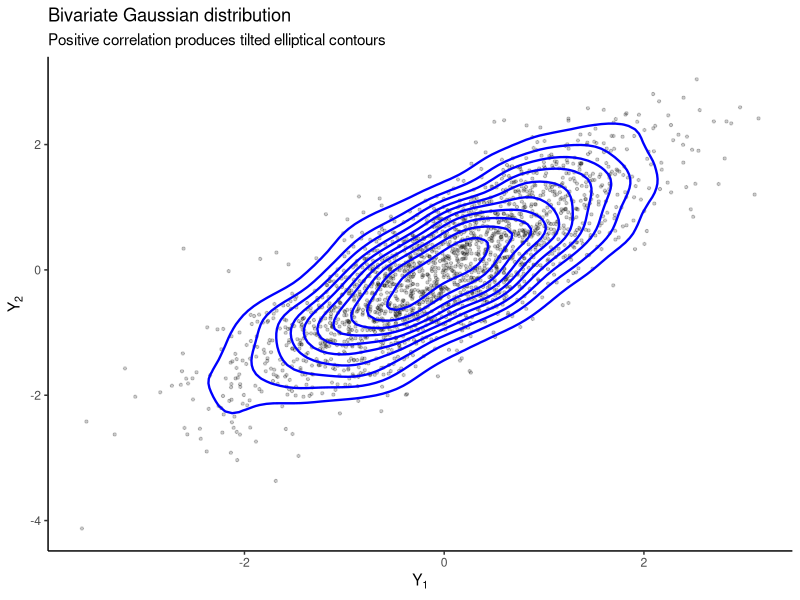
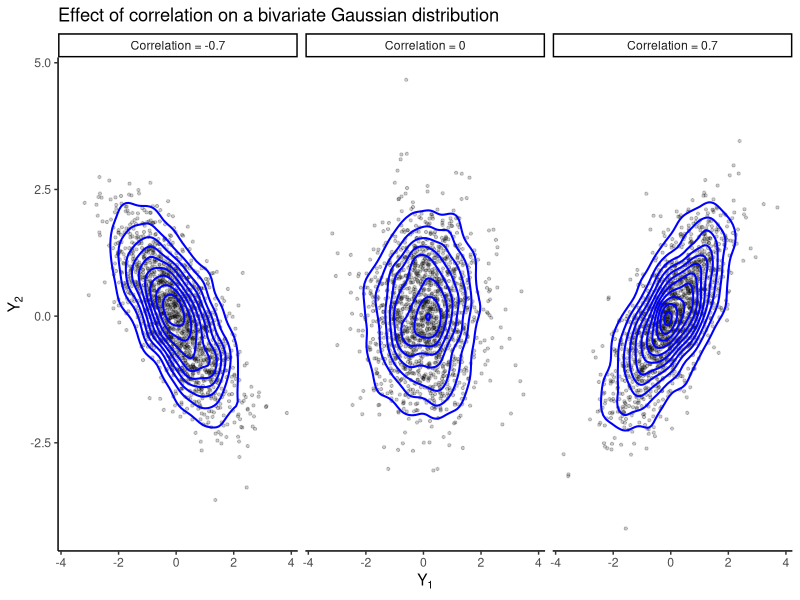
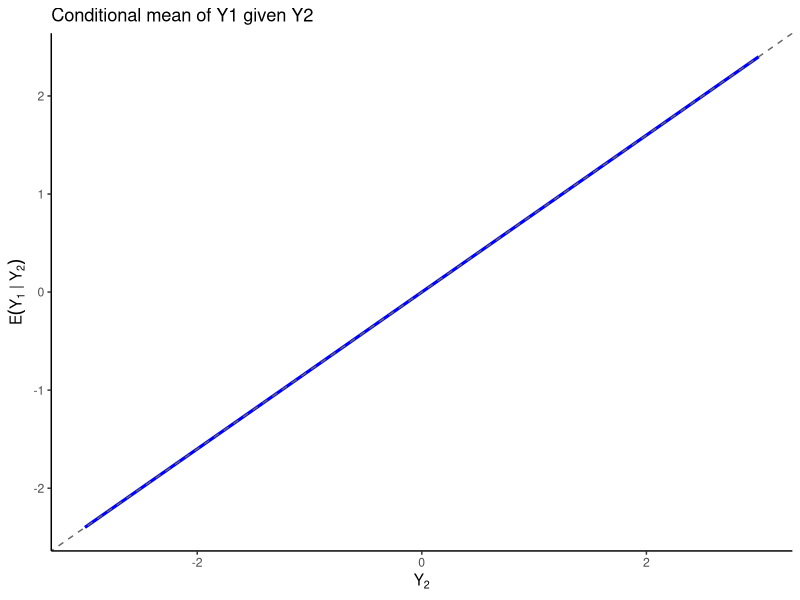
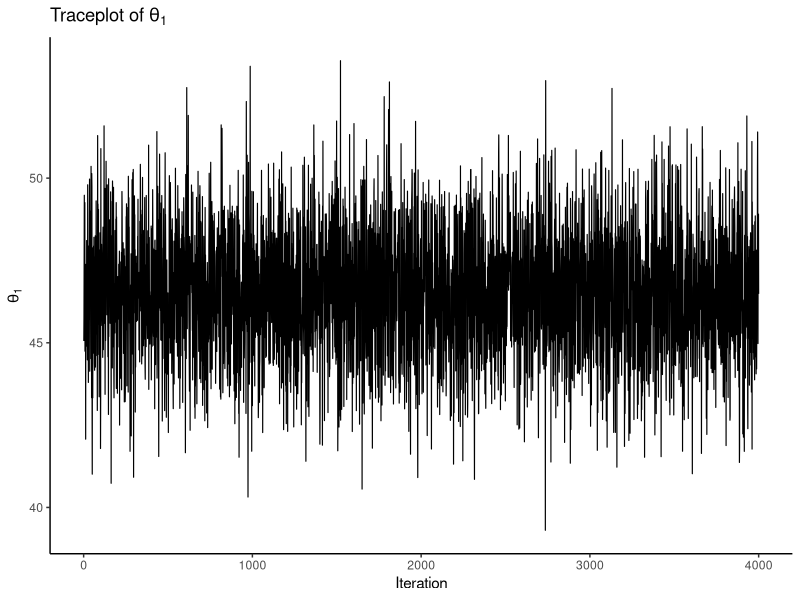
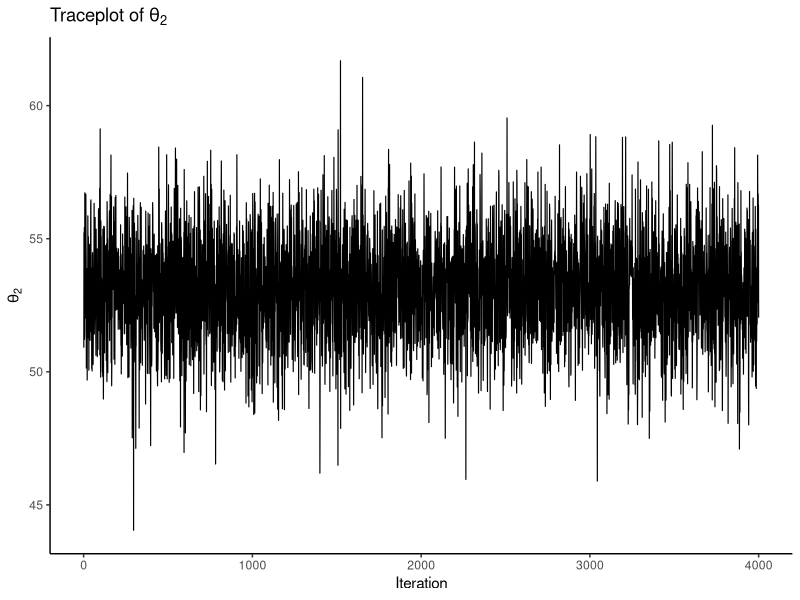

These charts were generated, in order, by the following R code:
## ---- chunk 1
#| label: fig-mvn-geometry
#| fig-cap: "A bivariate Gaussian distribution with positive correlation."
#| warning: false
#| message: false

library(MASS)
library(ggplot2)

set.seed(8310)

mu <- c(0, 0)
Sigma <- matrix(c(1, 0.8,
                  0.8, 1), 2, 2)

samples <- MASS::mvrnorm(2000, mu = mu, Sigma = Sigma)
df <- data.frame(x = samples[, 1], y = samples[, 2])

ggplot(df, aes(x = x, y = y)) +
  geom_point(alpha = 0.20, size = 0.8) +
  stat_density_2d(color = "blue", linewidth = 0.8) +
  labs(
    title = "Bivariate Gaussian distribution",
    subtitle = "Positive correlation produces tilted elliptical contours",
    x = expression(Y[1]),
    y = expression(Y[2])
  ) +
  theme_classic()
## ---- chunk 2
#| label: fig-mvn-correlation-comparison
#| fig-cap: "Three bivariate Gaussian distributions with the same means and variances but different correlations."
#| warning: false
#| message: false

library(MASS)
library(ggplot2)

set.seed(8310)

make_samples <- function(rho, n = 1500) {
  Sigma <- matrix(c(1, rho, rho, 1), 2, 2)
  out <- MASS::mvrnorm(n, mu = c(0, 0), Sigma = Sigma)
  data.frame(
    x = out[, 1],
    y = out[, 2],
    rho = factor(
      paste0("Correlation = ", rho),
      levels = c("Correlation = -0.7", "Correlation = 0", "Correlation = 0.7")
    )
  )
}

df_rho <- rbind(
  make_samples(-0.7),
  make_samples(0.0),
  make_samples(0.7)
)

ggplot(df_rho, aes(x = x, y = y)) +
  geom_point(alpha = 0.20, size = 0.8) +
  stat_density_2d(color = "blue", linewidth = 0.7) +
  facet_wrap(~ rho, nrow = 1) +
  labs(
    title = "Effect of correlation on a bivariate Gaussian distribution",
    x = expression(Y[1]),
    y = expression(Y[2])
  ) +
  theme_classic()
## ---- chunk 3
#| label: fig-bvn-conditional-mean
#| fig-cap: "The conditional mean of Y1 given Y2 in a bivariate Gaussian distribution."
#| warning: false
#| message: false

library(ggplot2)

y2_grid <- seq(-3, 3, length.out = 200)
cond_df <- data.frame(
  y2 = y2_grid,
  cond_mean = 0.8 * y2_grid
)

ggplot(cond_df, aes(x = y2, y = cond_mean)) +
  geom_line(linewidth = 1.1, color = "blue") +
  geom_abline(intercept = 0, slope = 0.8, linetype = "dashed", color = "grey40") +
  labs(
    title = "Conditional mean of Y1 given Y2",
    x = expression(Y[2]),
    y = expression(E(Y[1] ~ "|" ~ Y[2]))
  ) +
  theme_classic()
## ---- chunk 4
#| label: gibbs-mvn-simulated-data
#| warning: false
#| message: false

library(MASS)
library(ggplot2)

set.seed(8310)

# Simulated bivariate data
n <- 50
theta_true <- c(48, 54)
Sigma_true <- matrix(c(180, 95,
                       95, 240), 2, 2)

Y <- MASS::mvrnorm(n, mu = theta_true, Sigma = Sigma_true)
ybar <- colMeans(Y)

# Prior hyperparameters
mu0 <- c(50, 50)
Lambda0 <- matrix(c(625, 312.5,
                    312.5, 625), 2, 2)
nu0 <- 4
S0 <- Lambda0

# Storage
S <- 4000
THETA <- matrix(NA, nrow = S, ncol = 2)
SIGMA <- array(NA, dim = c(2, 2, S))

# Initial value
Sigma <- cov(Y)

for (s in 1:S) {
  # Update theta
  Lambda_n <- solve(solve(Lambda0) + n * solve(Sigma))
  mu_n <- Lambda_n %*% (solve(Lambda0) %*% mu0 + n * solve(Sigma) %*% ybar)
  theta <- as.numeric(MASS::mvrnorm(1, mu = mu_n, Sigma = Lambda_n))

  # Update Sigma
  S_theta <- matrix(0, 2, 2)
  for (i in 1:n) {
    d <- matrix(Y[i, ] - theta, ncol = 1)
    S_theta <- S_theta + d %*% t(d)
  }
  S_n <- S0 + S_theta
  Sigma <- solve(rWishart(1, df = nu0 + n, Sigma = solve(S_n))[,,1])

  THETA[s, ] <- theta
  SIGMA[, , s] <- Sigma
}
## ---- chunk 5
#| label: fig-mvn-gibbs-traceplots
#| fig-cap: "Traceplots of the two components of the posterior mean vector from a Gibbs sampler."
#| warning: false
#| message: false

trace_df <- data.frame(
  iter = 1:S,
  theta1 = THETA[, 1],
  theta2 = THETA[, 2]
)

p1 <- ggplot(trace_df, aes(x = iter, y = theta1)) +
  geom_line(linewidth = 0.4) +
  labs(x = "Iteration", y = expression(theta[1]), title = expression("Traceplot of " * theta[1])) +
  theme_classic()

p2 <- ggplot(trace_df, aes(x = iter, y = theta2)) +
  geom_line(linewidth = 0.4) +
  labs(x = "Iteration", y = expression(theta[2]), title = expression("Traceplot of " * theta[2])) +
  theme_classic()

p1
p2
